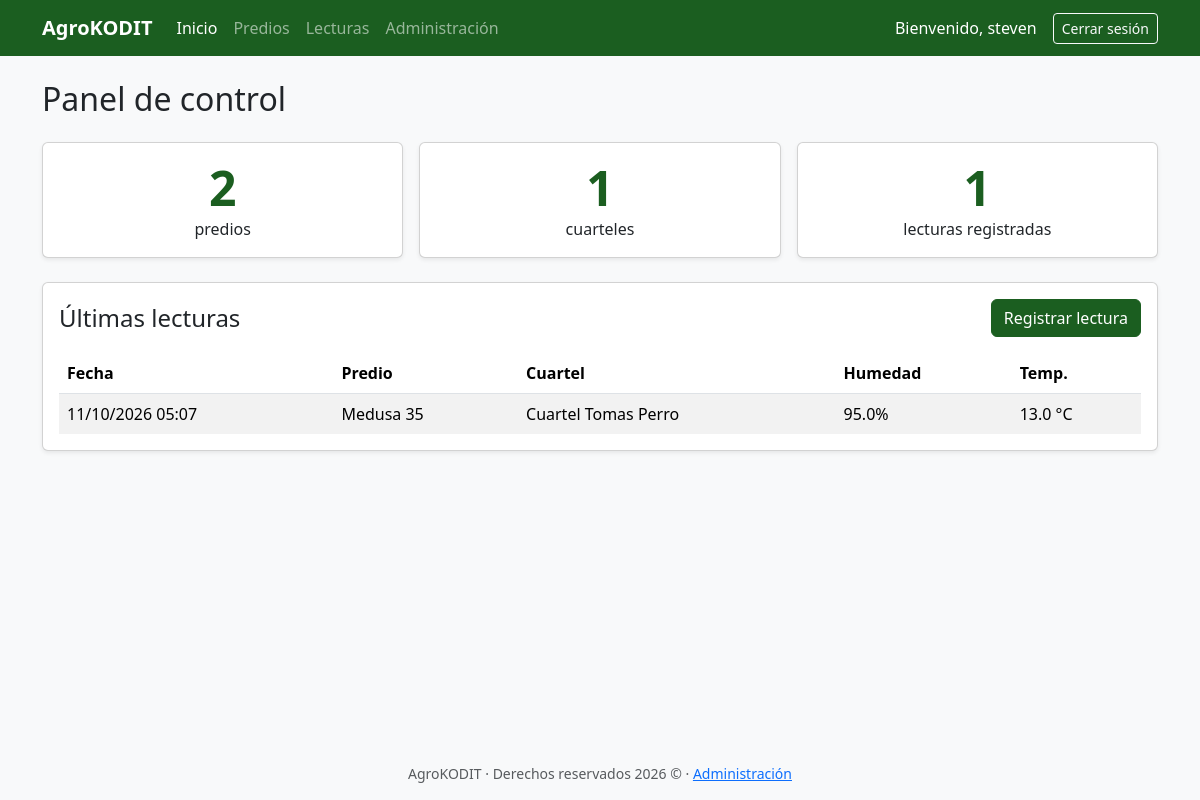
Before: / (signed in) with the older database file.
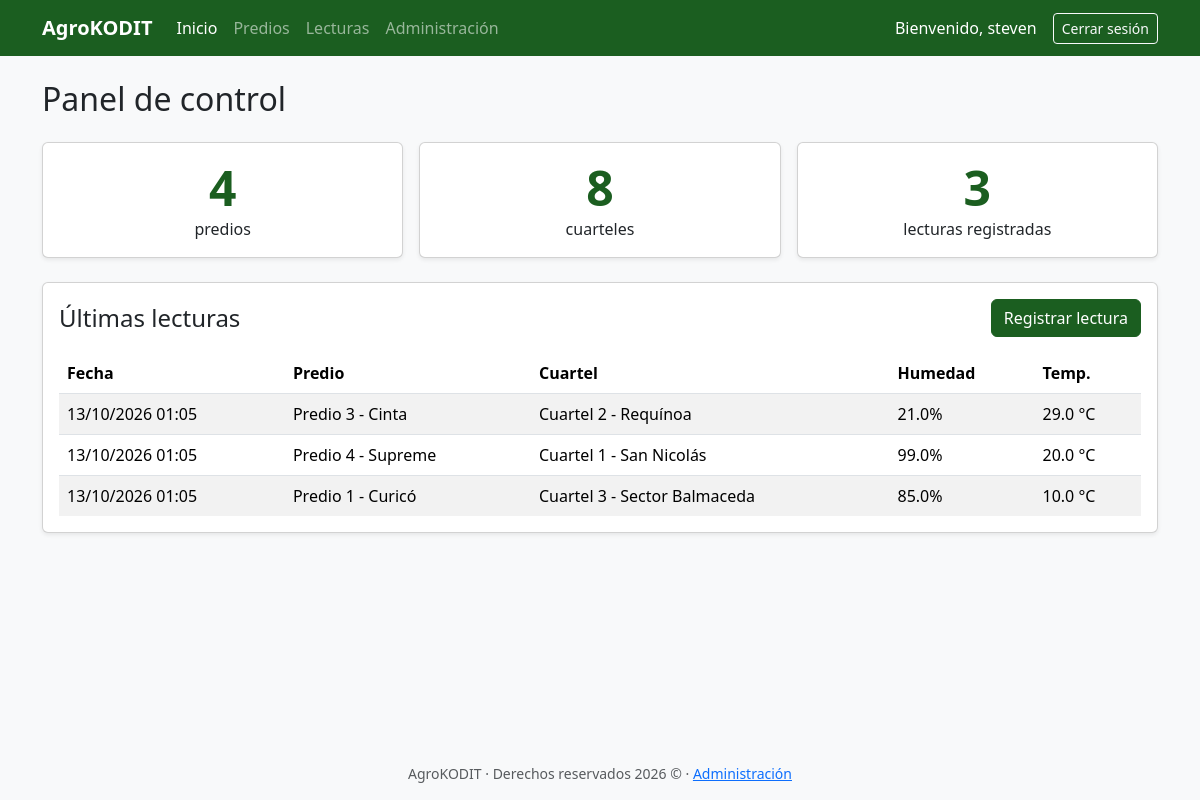
After: the same page with the newer database file.
### gestor/models.py (models this page shows, shortened)
class LecturaSensor(models.Model):
    cuartel = models.ForeignKey(Cuartel, on_delete=models.CASCADE)
    fecha = models.DateTimeField(auto_now_add=True)
    telemetria_dinamica = models.JSONField(default=dict)
    class Meta:
        verbose_name = "Lectura del Sensor"
        verbose_name_plural = "Lecturas del Sensor"

class Cuartel(models.Model):
    predio = models.ForeignKey(Predio, on_delete=models.CASCADE)
    nombre = models.CharField(max_length=100)
    class Meta:
        ordering = ["nombre"]
        verbose_name = "Cuartel"
        verbose_name_plural = "Cuarteles"
    def __str__(self):
        return self.nombre

class Predio(models.Model):
    nombre = models.CharField(max_length=100)
    ubicacion = models.CharField("ubicación", max_length=200)
    superficie_hectareas = models.DecimalField(max_digits=8, decimal_places=2)
    class Meta:
        ordering = ["nombre"]
        verbose_name = "Predio"
        verbose_name_plural = "Predios"

### gestor/views.py (the view)
# urls.py: path("", views.DashboardView.as_view(), name="dashboard"),
class DashboardView(LoginRequiredMixin, TemplateView):
    template_name = "dashboard.html"
    def get_context_data(self, **kwargs):
        ctx = super().get_context_data(**kwargs)
        usuario=self.request.user
        ver_predios = usuario.has_perm("gestor.view_predio")
        ver_cuarteles = usuario.has_perm("gestor.view_cuartel")
        ver_lecturas = usuario.has_perm("gestor.view_lecturasensor")
        ctx["total_predios"] = Predio.objects.count() if ver_predios else None
        ctx["total_cuarteles"] = Cuartel.objects.count() if ver_cuarteles else None
        ctx["total_lecturas"] = LecturaSensor.objects.count() if ver_lecturas else None
        ctx["ultimas_lecturas"] = (
            LecturaSensor.objects.select_related("cuartel__predio")
            .order_by("-fecha")[:5]
        )
        return ctx

### AgroKODIT/templates/dashboard.html (shortened to what this page needs)
{% extends "base.html" %}
{% block content %}
<h1 class="h2 mb-4">Panel de control</h1>
<ul class="row g-3 list-unstyled mb-4">
  {% if total_predios is not None %}
  <li class="col-12 col-md-4">
    <div class="card h-100 text-center shadow-sm">
      <div class="card-body">
        <p class="display-5 fw-bold text-agro mb-0">{{ total_predios }}</p>
        <p class="mb-0">predios</p>
      </div>
    </div>
  </li>
  {% endif %}
  {% if total_cuarteles is not None %}
  <li class="col-12 col-md-4">
    <div class="card h-100 text-center shadow-sm">
      <div class="card-body">
        <p class="display-5 fw-bold text-agro mb-0">{{ total_cuarteles }}</p>
        <p class="mb-0">cuarteles</p>
      </div>
    </div>
  </li>
  {% endif %}
  {% if total_lecturas is not None %}
  <li class="col-12 col-md-4">
    <div class="card h-100 text-center shadow-sm">
      <div class="card-body">
        <p class="display-5 fw-bold text-agro mb-0">{{ total_lecturas }}</p>
        <p class="mb-0">lecturas registradas</p>
      </div>
    </div>
  </li>
  {% endif %}
</ul>
{% if ultimas_lecturas is not None %}
<section class="card shadow-sm" aria-labelledby="ultimas">
  <div class="card-body">
    <div class="d-flex flex-wrap justify-content-between align-items-center gap-2 mb-3">
      <h2 id="ultimas" class="h4 mb-0">Últimas lecturas</h2>
      {% if perms.gestor.add_lecturasensor %}
      <a class="btn btn-primary" href="{% url 'lectura_create' %}">Registrar lectura</a>
      {% endif %}
    </div>
    {% if ultimas_lecturas %}
    <div class="table-responsive">
      <table class="table table-striped table-hover align-middle mb-0">
        <thead>
          <tr>
            <th scope="col">Fecha</th>
            <th scope="col">Predio</th>
            <th scope="col">Cuartel</th>
            <th scope="col">Humedad</th>
            <th scope="col">Temp.</th>
          </tr>
        </thead>
        <tbody>
          {% for l in ultimas_lecturas %}
          <tr>
            <td>{{ l.fecha|date:"d/m/Y H:i" }}</td>
            <td>{{ l.cuartel.predio.nombre }}</td>
            <td>{{ l.cuartel }}</td>
            <td>{{ l.telemetria_dinamica.humedad_suelo|default:"—" }}%</td>
            <td>{{ l.telemetria_dinamica.temperatura|default:"—" }} °C</td>
          </tr>
          {% endfor %}
        </tbody>
      </table>
    </div>
    {% else %}
    <p class="mb-0">Todavía no hay lecturas registradas.</p>
    {% endif %}
  </div>
</section>
{% endif %}
{% endblock %}

### AgroKODIT/templates/base.html (shortened to what this page needs)
{% load static %}
<!DOCTYPE html>
<html lang="es">
<head>
  <link rel="stylesheet" href="https://cdn.jsdelivr.net/npm/bootstrap@5.3.3/dist/css/bootstrap.min.css">
  <link rel="stylesheet" href="{% static 'css/agrokodit.css' %}">
</head>
<body class="d-flex flex-column min-vh-100 bg-body-tertiary">
  <header>
    <nav class="navbar navbar-expand-lg navbar-dark bg-agro" aria-label="Navegación principal">
      <div class="container">
        <a class="navbar-brand fw-bold" href="{% url 'dashboard' %}">AgroKODIT</a>
        {% if user.is_authenticated %}
        <div class="collapse navbar-collapse" id="menu">
          <ul class="navbar-nav me-auto mb-2 mb-lg-0">
            <li class="nav-item">
              <a class="nav-link{% if request.resolver_match.url_name == 'dashboard' %} active{% endif %}"
                 {% if request.resolver_match.url_name == 'dashboard' %}aria-current="page"{% endif %}
                 href="{% url 'dashboard' %}">Inicio</a>
            </li>
            {% if perms.gestor.view_predio %}
            <li class="nav-item">
              <a class="nav-link{% if 'predio' in request.resolver_match.url_name or 'cuartel' in request.resolver_match.url_name %} active{% endif %}"
                 href="{% url 'predio_list' %}">Predios</a>
            </li>
            {% endif %}
            {% if perms.gestor.view_lecturasensor %}
            <li class="nav-item">
              <a class="nav-link{% if 'lectura' in request.resolver_match.url_name %} active{% endif %}"
                 href="{% url 'lectura_list' %}">Lecturas</a>
            </li>
            {% endif %}
            {% if user.is_staff %}
            <li class="nav-item">
              <a class="nav-link " href="{% url 'admin:index' %}">Administración</a>
            </li>
            {% endif %}
          </ul>
          <div class="d-flex align-items-center gap-3 text-white">
            <span>Bienvenido, {{ user.get_full_name|default:user.username }}</span>
            <form method="post" action="{% url 'logout' %}">
              <button type="submit" class="btn btn-outline-light btn-sm">Cerrar sesión</button>
            </form>
          </div>
        </div>
        {% endif %}
      </div>
    </nav>
  </header>
  <main id="contenido" tabindex="-1" class="container py-4">
    {% block content %}{% endblock %}
  </main>
  <footer class="mt-auto py-3 text-center text-body-secondary small">
    AgroKODIT · Derechos reservados 2026 &copy; {{ now|date:"Y" }} · <a href=" {% url 'admin:index' %}">Administración</a>
  </footer>
</body>
</html>

### AgroKODIT/static/css/agrokodit.css (style rules this page uses)
:root { --agro: #1b5e20; --agro-oscuro: #144a19; --bs-link-color: var(--agro); --bs-link-hover-color: var(--agro-oscuro); }
.bg-agro { background-color: var(--agro) !important; }
.text-agro { color: var(--agro) !important; }
.btn-primary { --bs-btn-bg: var(--agro); --bs-btn-border-color: var(--agro); --bs-btn-hover-bg: var(--agro-oscuro); --bs-btn-hover-border-color: var(--agro-oscuro); --bs-btn-active-bg: var(--agro-oscuro); --bs-btn-active-border-color: var(--agro-oscuro); --bs-btn-disabled-bg: var(--agro); --bs-btn-disabled-border-color: var(--agro); }

Changed rows visible on the page:
removed LecturaSensor: fecha "11/10/2026 05:07", cuartel.predio.nombre "Medusa 35", cuartel "Cuartel Tomas Perro", telemetria_dinamica.humedad_suelo "95.0", telemetria_dinamica.temperatura "13.0"
added LecturaSensor: fecha "13/10/2026 01:05", cuartel.predio.nombre "Predio 3 - Cinta", cuartel "Cuartel 2 - Requínoa", telemetria_dinamica.humedad_suelo "21.0", telemetria_dinamica.temperatura "29.0"
added LecturaSensor: fecha "13/10/2026 01:05", cuartel.predio.nombre "Predio 4 - Supreme", cuartel "Cuartel 1 - San Nicolás", telemetria_dinamica.humedad_suelo "99.0", telemetria_dinamica.temperatura "20.0"
added LecturaSensor: fecha "13/10/2026 01:05", cuartel.predio.nombre "Predio 1 - Curicó", cuartel "Cuartel 3 - Sector Balmaceda", telemetria_dinamica.humedad_suelo "85.0", telemetria_dinamica.temperatura "10.0"
Other visible differences:
{{ total_predios }}: "2" → "4"
{{ total_cuarteles }}: "1" → "8"
{{ total_lecturas }}: "1" → "3"
